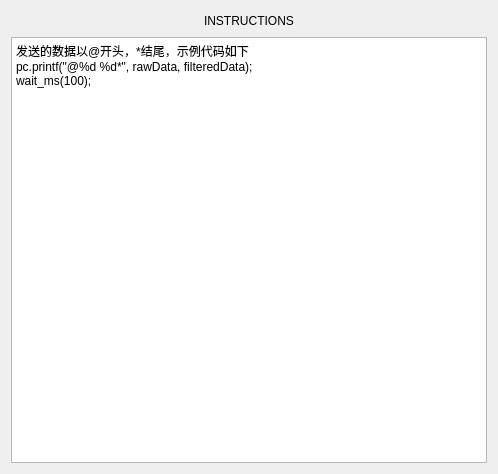
<?xml version="1.0" encoding="UTF-8"?>
<ui version="4.0">
 <class>HelpWindow</class>
 <widget class="QDialog" name="HelpWindow">
  <property name="geometry">
   <rect>
    <x>0</x>
    <y>0</y>
    <width>498</width>
    <height>474</height>
   </rect>
  </property>
  <property name="windowTitle">
   <string>Dialog</string>
  </property>
  <layout class="QGridLayout" name="gridLayout">
   <item row="0" column="0">
    <layout class="QHBoxLayout" name="horizontalLayout">
     <item>
      <spacer name="horizontalSpacer">
       <property name="orientation">
        <enum>Qt::Horizontal</enum>
       </property>
       <property name="sizeHint" stdset="0">
        <size>
         <width>40</width>
         <height>20</height>
        </size>
       </property>
      </spacer>
     </item>
     <item>
      <widget class="QLabel" name="label">
       <property name="text">
        <string>INSTRUCTIONS</string>
       </property>
      </widget>
     </item>
     <item>
      <spacer name="horizontalSpacer_2">
       <property name="orientation">
        <enum>Qt::Horizontal</enum>
       </property>
       <property name="sizeHint" stdset="0">
        <size>
         <width>40</width>
         <height>20</height>
        </size>
       </property>
      </spacer>
     </item>
    </layout>
   </item>
   <item row="1" column="0">
    <widget class="QTextEdit" name="textEdit">
     <property name="html">
      <string>&lt;!DOCTYPE HTML PUBLIC &quot;-//W3C//DTD HTML 4.0//EN&quot; &quot;http://www.w3.org/TR/REC-html40/strict.dtd&quot;&gt;
&lt;html&gt;&lt;head&gt;&lt;meta name=&quot;qrichtext&quot; content=&quot;1&quot; /&gt;&lt;style type=&quot;text/css&quot;&gt;
p, li { white-space: pre-wrap; }
&lt;/style&gt;&lt;/head&gt;&lt;body style=&quot; font-family:'SimSun'; font-size:9pt; font-weight:400; font-style:normal;&quot;&gt;
&lt;p style=&quot; margin-top:0px; margin-bottom:0px; margin-left:0px; margin-right:0px; -qt-block-indent:0; text-indent:0px;&quot;&gt;发送的数据以@开头，*结尾，示例代码如下&lt;/p&gt;
&lt;p style=&quot; margin-top:0px; margin-bottom:0px; margin-left:0px; margin-right:0px; -qt-block-indent:0; text-indent:0px;&quot;&gt;pc.printf(&amp;quot;@%d %d*&amp;quot;, rawData, filteredData);&lt;/p&gt;
&lt;p style=&quot; margin-top:0px; margin-bottom:0px; margin-left:0px; margin-right:0px; -qt-block-indent:0; text-indent:0px;&quot;&gt;wait_ms(100);&lt;/p&gt;&lt;/body&gt;&lt;/html&gt;</string>
     </property>
    </widget>
   </item>
  </layout>
 </widget>
 <resources/>
 <connections/>
</ui>
